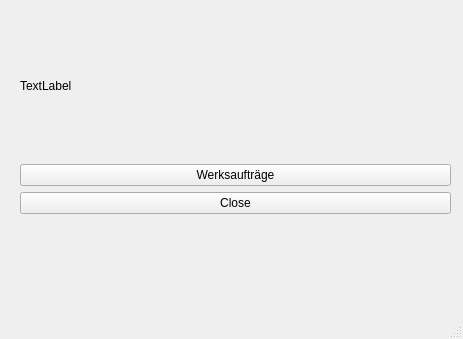
<?xml version="1.0" encoding="UTF-8"?>
<ui version="4.0">
 <class>Main</class>
 <widget class="QMainWindow" name="Main">
  <property name="geometry">
   <rect>
    <x>0</x>
    <y>0</y>
    <width>463</width>
    <height>339</height>
   </rect>
  </property>
  <property name="windowTitle">
   <string/>
  </property>
  <widget class="QWidget" name="centralwidget">
   <widget class="QWidget" name="verticalLayoutWidget">
    <property name="geometry">
     <rect>
      <x>20</x>
      <y>13</y>
      <width>431</width>
      <height>201</height>
     </rect>
    </property>
    <layout class="QVBoxLayout" name="verticalLayout">
     <item>
      <widget class="QLabel" name="logo">
       <property name="text">
        <string>TextLabel</string>
       </property>
      </widget>
     </item>
     <item>
      <widget class="QPushButton" name="b_pg">
       <property name="text">
        <string>Werksaufträge</string>
       </property>
      </widget>
     </item>
     <item>
      <widget class="QPushButton" name="b_close">
       <property name="text">
        <string>Close</string>
       </property>
      </widget>
     </item>
    </layout>
   </widget>
  </widget>
  <widget class="QMenuBar" name="menubar">
   <property name="geometry">
    <rect>
     <x>0</x>
     <y>0</y>
     <width>463</width>
     <height>24</height>
    </rect>
   </property>
  </widget>
  <widget class="QStatusBar" name="statusbar"/>
 </widget>
 <resources/>
 <connections/>
</ui>
